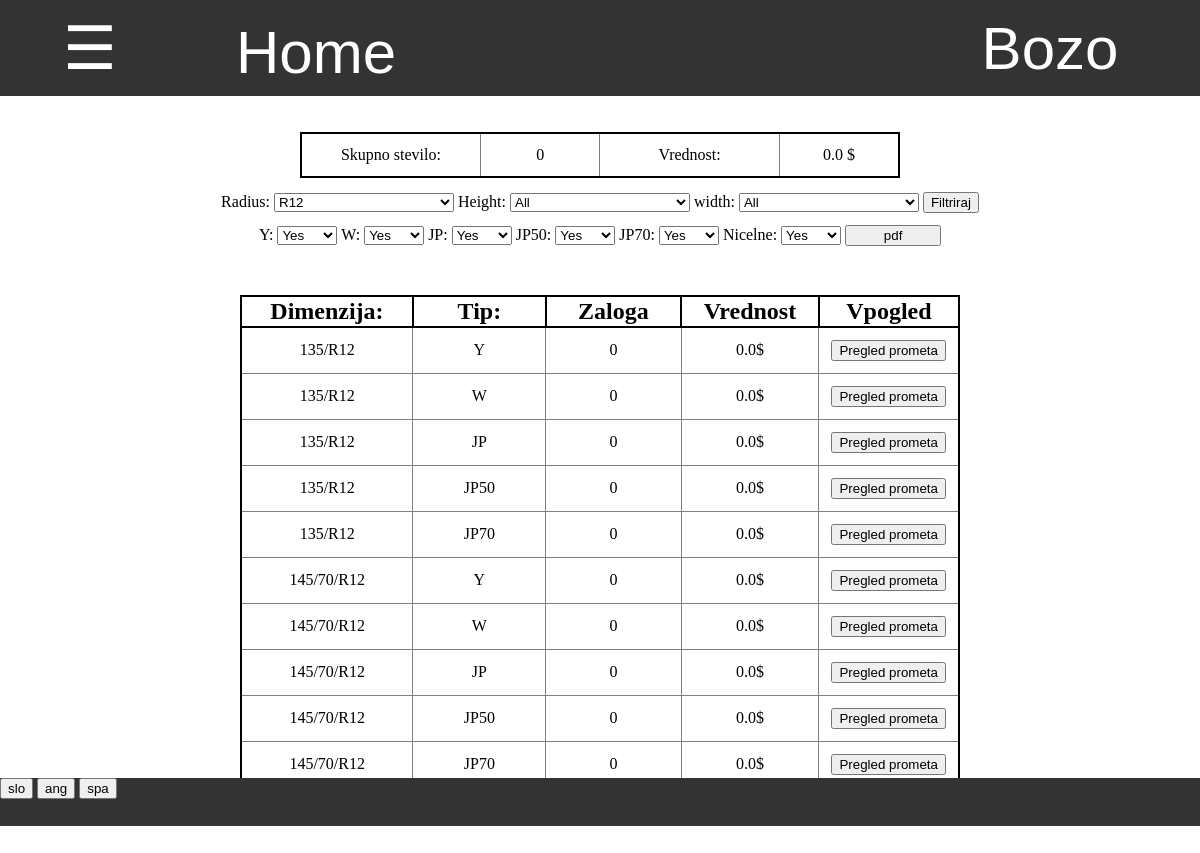
Screenshot of /zaloga/2/pregled_zaloge/ (signed in) with the database file from the repository.
### program/models.py (models this page shows, shortened)
class Profil(models.Model):
    user = models.OneToOneField(User,on_delete=models.CASCADE)
    jezik =  models.CharField(default="spa",max_length=3, choices=JEZIKI)
    aktivna_zaloga = models.ForeignKey(Zaloga, default=1, on_delete=models.CASCADE)
    dovoljene_zaloge = models.ManyToManyField(Zaloga, related_name = "dovoljene")
    stranka = models.OneToOneField(Stranka, on_delete=models.CASCADE, default=None, null=True, blank=True)
    celo_ime = models.CharField(default="",max_length=40)
    tip_banke = models.CharField(default="",max_length=40)
    stevilka_racuna = models.CharField(default="",max_length=40)
    telefon = models.CharField(default="",max_length=40)

### zaloga/models.py (models this page shows, shortened)
class Zaloga(models.Model):
    title = models.CharField(default="skladisce", max_length=20)
    tipi_prodaje = models.CharField(default='["vele_prodaja"]', max_length=50)
    tipi_sestavine = models.CharField(default='["Y","W","JP","JP50","JP70"]', max_length=50)
    @property
    def tipi_prodaj(self):
        return json.loads(self.tipi_prodaje)
    @property
    def tipi_sestavin(self):
        return json.loads(self.tipi_sestavine)
    @property
    def vrni_razlicne_radiuse(self):
        razlicni_radiusi = []
        for radius in self.sestavina_set.all().values('dimenzija__radius').distinct().order_by('dimenzija__radius'):
                razlicni_radiusi.append(radius['dimenzija__radius'])
        return razlicni_radiusi
    def cenik(self,tip='vele_prodaja'):
        cene = {}
        cenik = self.sestavina_set.all().prefetch_related('cena_set').filter(cena__prodaja=tip).values(
            'dimenzija__dimenzija',
            'pk',
            'cena',
            'cena__tip',
            'cena__cena')
        for cena in cenik:
            dimenzija = cena['dimenzija__dimenzija']
            tip = cena['cena__tip']
            cena = cena['cena__cena']
            if dimenzija in cene:
                if not tip in cene[dimenzija]:
                    cene[dimenzija].update({tip:float(cena)})
            else:
                    cene.update({dimenzija:{tip:float(cena)}})
        return cene

class Sestavina(models.Model):
    zaloga = models.ForeignKey(Zaloga,default=1, on_delete=models.CASCADE)
    dimenzija = models.ForeignKey(Dimenzija, on_delete=models.CASCADE)
    Y = models.IntegerField(default = 0)
    W = models.IntegerField(default = 0)
    JP = models.IntegerField(default = 0)
    JP50 = models.IntegerField(default = 0)
    JP70 = models.IntegerField(default = 0)
    class Meta:
        ordering = ['zaloga','dimenzija']

### zaloga/my_views/zaloga_views.py (the view, shortened to what this page needs)
# urls.py: path('<int:zaloga>/pregled_zaloge/', zaloga_views.pregled_zaloge, name='pregled_zaloge'),
@login_required
def pregled_zaloge(request,zaloga):
    if request.method == "GET":
        zaloga = Zaloga.objects.get(pk = zaloga)
        sestavine = zaloga.sestavina_set.all()
        radius = request.GET.get('radius','R12')
        height = request.GET.get('height','all')
        width = request.GET.get('width', 'all')
        if radius != "all":
            sestavine = sestavine.filter(dimenzija__radius=radius)
        if height != "all":
            sestavine = sestavine.filter(dimenzija__height=height)
        if width != "all":
            if "C" in width:
                width = width.replace('C','')
                sestavine = sestavine.filter(dimenzija__width=width, dimenzija__special = True)
            else:
                sestavine = sestavine.filter(dimenzija__width=width, dimenzija__special = False)
        tipi_prodaje = zaloga.tipi_prodaj
        if 'vele_prodaja' in tipi_prodaje:
            cenik = zaloga.cenik('vele_prodaja')
        else:
            cenik = zaloga.cenik('dnevna_prodaja')
        nicelne = request.GET.get('nicelne','true')
        tipi = []
        for tip in zaloga.tipi_sestavin:
            if request.GET.get(tip,"true") == "true":
                tipi.append(tip)
        sestavine = sestavine.values(
            'dimenzija__dimenzija',
            'pk',
            'Y',
            'W',
            'JP',
            'JP50',
            'JP70',
        )
        cene = {}
        skupno = 0
        vrednost = 0
        for sestavina in sestavine:
            dimenzija = sestavina['dimenzija__dimenzija']
            for tip in tipi:
                stevilo = sestavina[tip]
                cena = cenik[dimenzija][tip]
                skupno += stevilo
                vrednost += cena * stevilo
                if dimenzija in cene:
                    if not tip in cene[dimenzija]:
                        cene[dimenzija].update({tip:stevilo * cena})
                else:
                    cene.update({dimenzija:{tip:stevilo * cena}})
        slovar = {
            'zaloga':zaloga,
            'sestavine':sestavine,
            'tipi':tipi,
            'radius':radius,
            'height':height,
            'width':width,
            'skupno':skupno,
            'nicelne': nicelne,
            'cene':cene,
            'vrednost':vrednost
        }
        return pokazi_stran(request, 'zaloga/zaloga.html', slovar)

### program/models.py (called while the page is built)
    @property
    def vrni_jezike(self):
        return JEZIKI

    @property
    def vrni_dimenzije(self):
        return Dimenzija.objects.all().values_list('dimenzija','radius','height','width','special')

### request_funkcije.py (called while the page is built)
def vrni_slovar(request):
    with open('slovar.json') as dat:
        slovar = json.load(dat)
    return slovar

def pokazi_stran(request, html, baze={}):
    je_stranka = False
    program = Program.objects.first()
    zaloga = request.user.profil.aktivna_zaloga
    if request.user.profil.stranka != None:
        je_stranka = True
    slovar = {'je_stranka':je_stranka,'program':program,'slovar':vrni_slovar(request),'jezik':request.user.profil.jezik}
    slovar.update(baze)
    if not 'zaloga' in baze:
        slovar.update({'zaloga':zaloga})
    slovar.update({'zaloga_pk':slovar['zaloga'].pk})
    return render(request, html, slovar)

### zaloga/templatetags/zaloga_exstras.py (called while the page is built)
@register.filter(name="ima_prodajo")
def ima_prodajo(zaloga,prodaja):
    return prodaja in zaloga.tipi_prodaj

@register.filter
def keyvalue(dict, key):
    return dict[key]

### zaloga/templates/zaloga/zaloga.html (shortened to what this page needs)
{% extends 'program/base.html' %}
{% load zaloga_exstras %}
{% block content %}
    <div style="margin-top:3%;display:inline-block;width:50%" >
        <table class="tabela_vnosov">
            <tr>
                <td width="30%"> {{slovar|keyvalue:'Skupno stevilo'|keyvalue:jezik}}: </td>
                <td width="20%"> {{skupno}} </td>
                <td width="30%"> {{slovar|keyvalue:'Vrednost'|keyvalue:jezik}}: </td>
                <td width="20%"> {{vrednost}} $</td>
            </tr>
        </table>
    </div>
    <div class="filter">
        <div style="display:block">
            <form id="filter" action="{% url 'pregled_zaloge' zaloga.pk %}" method="GET">
                {% include "program/dinamic_select.html" %}
                <input type="submit" value="{{slovar|keyvalue:'Filtriraj'|keyvalue:jezik}}">
            </form>
        </div>
        <div style="display:block;margin-top:1%">
            {% for tip in zaloga.tipi_sestavin %}
                {{tip}}:
                <select style="width:5%" form="filter" name="{{tip}}">
                    {% if tip in tipi %}
                        <option value="true" selected> Yes </option>
                    {% else %}
                        <option value="true"> Yes </option>
                        <option value="false" selected> No </option>
                    {% endif %}
                </select>
            {% endfor %}
            Nicelne:
            <select form="filter" name="nicelne" style="width:5%">
                {% if nicelne == "true" %}
                    <option value="true"> Yes </option>
                {% else %}
                    <option value="true"> Yes </option>
                    <option value="false" selected> No </option>
                {% endif %}
            </select>
            <form style="display:inline-block;width:8%" action="{% url 'pdf_zaloge' zaloga_pk %}" method="GET">
                <input style="width:100%"type="submit" value="pdf">
            </form>
        </div>
    </div>
    <div class="table">
        <table class="tabela_vnosov" >
            <tr class="header">
                <th width="25%">
                    {{slovar|keyvalue:'Dimenzija'|keyvalue:jezik}}:
                </th>
                <th width="20%" class="tip">
                    {{slovar|keyvalue:'Tip'|keyvalue:jezik}}:
                </th>
                <th width="20%" class="total">
                    {{slovar|keyvalue:'Zaloga'|keyvalue:jezik}}
                </th>
                <th width="20%" class="total">
                    {{slovar|keyvalue:'Vrednost'|keyvalue:jezik}}
                </th>
                {% if perms.zaloga.view_sprememba %}
                <th width="15%" class="vpogled">
                    {{slovar|keyvalue:'Vpogled'|keyvalue:jezik}}
                </th>
                {% endif %}
            </tr>
                {% for sestavina in sestavine %}
                    {% for tip in tipi %}
                        <tr class="vrstica vrstica_{{tip}}">
                            <td> {{sestavina.dimenzija__dimenzija}} </td>
                            <td> {{ tip }} </td>
                            <td> {{sestavina|keyvalue:tip}} </td>
                            <td> {{cene|keyvalue:sestavina.dimenzija__dimenzija|keyvalue:tip}}$</td>
                            <td>
                                <form action="{% url 'pregled_prometa' tip sestavina.pk %}" method="GET">
                                    <input type="submit" value="{{slovar|keyvalue:'Pregled prometa'|keyvalue:jezik}}">
                                </form>
                            </td>
                        </tr>
                    {% endfor %}
                {% endfor %}
        </table>
    </div>
{% endblock %}

### program/templates/css/navbar.html (shortened to what this page needs)
{% load zaloga_exstras %}
<div id="navbar" class="navbar">
    {% if je_stranka %}
        <div style="display:inline-block;width:28%"><a href="{% url 'stranka_pregled_narocil' %}" style="width:100%"> Pregled narocil </a></div>
        <div style="display:inline-block;width:22%"><a href="{% url 'stranka_zgodovina' %}" style="width:100%"> Zgodovina </a></div>
        <a style="width:15%" href="/">Home</a>
    {% else %}
        <button onclick="odpri()" class="nav" style="width:15%"> ☰ </button>
        <a style="width:20%" href="/">Home</a>
    {% endif %}
    <div class="racun dropdown" id="racun">
        <button class="dropbtn" >{{ user.get_username }}
        </button>
    </div>
</div>

### program/templates/program/dinamic_select.html (shortened to what this page needs)
        Radius:
            <select id='radius' name="radius" onchange="SpremeniRadius()">
                {% for rad in zaloga.vrni_razlicne_radiuse %}
                    {% if rad == radius %}
                        <option value="{{rad}}" selected> {{rad}} </option>
                    {% else %}
                        <option value="{{rad}}"> {{rad}} </option>
                    {% endif %}
                {% endfor %}
            </select>
            Height:
            <select id="height" name="height" onchange="SpremeniHeight()">
                <option value="all"> All </option>
            </select>
            width:
            <select id="width" name="width" onchange="SpremeniWidth()">
                <option value="all"> All </option>
            </select>

### program/static/css/footer.css (style rules this page uses)
div { margin: 0%; padding: 0%; }
div input { margin: 0%; }
div form { margin:0%; padding: 0% }

### program/templates/program/base.html (style rules this page uses)
body { margin: 0%; padding: 0%; overflow:hidden; }
div { margin: 0%; padding: 0%; }

### program/templates/css/tabele.html (style rules this page uses)
table.tabela_vnosov { width:100%; border-spacing:0; border: 2px solid black; border-collapse: collapse; padding:0.5%; table-layout:"fixed" }
table.tabela_vnosov th { border: 2px solid black; border-collapse: collapse; font-size: 150%; }
table.tabela_vnosov td { font-size: 100%; text-align: center; border: 1px solid grey; padding: 1vmin; border-collapse: collapse; }

### program/templates/css/navbar.html (style rules this page uses)
.navbar { overflow: hidden; background-color: #333; font-family: Arial; height:12% }
.navbar a { float: left; font-size: 5vmin; color: white; text-align: center; padding: 18px 16px; text-decoration:none; height:100%; }
.navbar .dropdown, .nav { float: left; height:100%; width:100%; margin:0; overflow:hidden; }
.navbar .dropdown .dropbtn, .nav { font-size: 5vmin; border: none; outline: none; color: white; padding: 12px 16px; width:100%; height:100%; background-color: inherit; font-family: inherit; margin: 0; }
.navbar .racun { float:right; width:300px; overflow:hidden }

### zaloga/templates/zaloga/zaloga.html (style rules this page uses)
select { width:15%; }
div.filter { display:block; margin-top:1.2%; width:100%; text-align:center; height:15%; }
div.table { display:block; position:relative; width:60%; left:20%; margin-bottom:4%; }

### rows the page displays
Profil: jezik "Skupno stevilo", jezik "Vrednost", jezik "Filtriraj", jezik "Dimenzija", jezik "Tip", jezik "Zaloga", jezik "Vpogled", tipi "Pregled prometa" "Pregled prometa" "Pregled prometa" "Pregled prometa" "Pregled prometa" "Pregled prometa" "Pregled prometa" "Pregled prometa" "Pregled prometa" "Pregled prometa"
Zaloga: radius "R12"
Sestavina: dimenzija__dimenzija "135/R12" "135/R12" "135/R12" "135/R12" "135/R12", tipi "Y" "W" "JP" "JP50" "JP70", tipi "0" "0" "0" "0" "0", tipi "0.0" "0.0" "0.0" "0.0" "0.0"
Sestavina: dimenzija__dimenzija "145/70/R12" "145/70/R12" "145/70/R12" "145/70/R12" "145/70/R12", tipi "Y" "W" "JP" "JP50" "JP70", tipi "0" "0" "0" "0" "0", tipi "0.0" "0.0" "0.0" "0.0" "0.0"

### other values shown
{{ user.get_username }} "Bozo"
{{ skupno }} "0"
{{ vrednost }} "0.0"
{{ tip }} "Y" "W" "JP" "JP50" "JP70"
